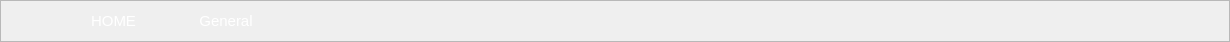
         <widget class="QWidget" name="scrollAreaWidgetContents_3">
          <property name="geometry">
           <rect>
            <x>0</x>
            <y>0</y>
            <width>1230</width>
            <height>42</height>
           </rect>
          </property>
          <layout class="QHBoxLayout" name="horizontalLayout_33">
           <property name="spacing">
            <number>0</number>
           </property>
           <property name="leftMargin">
            <number>0</number>
           </property>
           <property name="topMargin">
            <number>0</number>
           </property>
           <property name="rightMargin">
            <number>0</number>
           </property>
           <property name="bottomMargin">
            <number>0</number>
           </property>
           <item>
            <widget class="QFrame" name="frame_31">
             <property name="frameShape">
              <enum>QFrame::StyledPanel</enum>
             </property>
             <property name="frameShadow">
              <enum>QFrame::Raised</enum>
             </property>
             <layout class="QHBoxLayout" name="horizontalLayout_34">
              <property name="spacing">
               <number>0</number>
              </property>
              <property name="leftMargin">
               <number>0</number>
              </property>
              <property name="topMargin">
               <number>0</number>
              </property>
              <property name="rightMargin">
               <number>0</number>
              </property>
              <property name="bottomMargin">
               <number>0</number>
              </property>
              <item>
               <widget class="QPushButton" name="push_menu">
                <property name="sizePolicy">
                 <sizepolicy hsizetype="Preferred" vsizetype="Preferred">
                  <horstretch>0</horstretch>
                  <verstretch>0</verstretch>
                 </sizepolicy>
                </property>
                <property name="minimumSize">
                 <size>
                  <width>50</width>
                  <height>40</height>
                 </size>
                </property>
                <property name="maximumSize">
                 <size>
                  <width>50</width>
                  <height>40</height>
                 </size>
                </property>
                <property name="cursor">
                 <cursorShape>PointingHandCursor</cursorShape>
                </property>
                <property name="styleSheet">
                 <string notr="true">background-color: rgb(0, 0, 0);</string>
                </property>
                <property name="text">
                 <string/>
                </property>
                <property name="icon">
                 <iconset>
                  <normaloff>resources/icons/menu_white.svg</normaloff>resources/icons/menu_white.svg</iconset>
                </property>
                <property name="iconSize">
                 <size>
                  <width>22</width>
                  <height>22</height>
                 </size>
                </property>
                <property name="checkable">
                 <bool>true</bool>
                </property>
                <property name="flat">
                 <bool>true</bool>
                </property>
               </widget>
              </item>
              <item>
               <widget class="QPushButton" name="page_home">
                <property name="sizePolicy">
                 <sizepolicy hsizetype="Preferred" vsizetype="Preferred">
                  <horstretch>0</horstretch>
                  <verstretch>0</verstretch>
                 </sizepolicy>
                </property>
                <property name="minimumSize">
                 <size>
                  <width>125</width>
                  <height>40</height>
                 </size>
                </property>
                <property name="maximumSize">
                 <size>
                  <width>125</width>
                  <height>40</height>
                 </size>
                </property>
                <property name="font">
                 <font>
                  <pointsize>11</pointsize>
                 </font>
                </property>
                <property name="cursor">
                 <cursorShape>PointingHandCursor</cursorShape>
                </property>
                <property name="acceptDrops">
                 <bool>false</bool>
                </property>
                <property name="styleSheet">
                 <string notr="true">color: rgb(255, 255, 255);</string>
                </property>
                <property name="text">
                 <string>HOME</string>
                </property>
                <property name="flat">
                 <bool>true</bool>
                </property>
               </widget>
              </item>
              <item>
               <widget class="QPushButton" name="page_general">
                <property name="sizePolicy">
                 <sizepolicy hsizetype="Preferred" vsizetype="Preferred">
                  <horstretch>0</horstretch>
                  <verstretch>0</verstretch>
                 </sizepolicy>
                </property>
                <property name="minimumSize">
                 <size>
                  <width>100</width>
                  <height>40</height>
                 </size>
                </property>
                <property name="maximumSize">
                 <size>
                  <width>100</width>
                  <height>40</height>
                 </size>
                </property>
                <property name="font">
                 <font>
                  <pointsize>11</pointsize>
                 </font>
                </property>
                <property name="cursor">
                 <cursorShape>PointingHandCursor</cursorShape>
                </property>
                <property name="styleSheet">
                 <string notr="true">color: rgb(255, 255, 255);</string>
                </property>
                <property name="text">
                 <string>General</string>
                </property>
                <property name="flat">
                 <bool>true</bool>
                </property>
               </widget>
              </item>
              <item>
               <widget class="QPushButton" name="page_add">
                <property name="minimumSize">
                 <size>
                  <width>50</width>
                  <height>40</height>
                 </size>
                </property>
                <property name="maximumSize">
                 <size>
                  <width>50</width>
                  <height>40</height>
                 </size>
                </property>
                <property name="font">
                 <font>
                  <pointsize>11</pointsize>
                 </font>
                </property>
                <property name="cursor">
                 <cursorShape>PointingHandCursor</cursorShape>
                </property>
                <property name="styleSheet">
                 <string notr="true">color: rgb(255, 255, 255);
background-color: rgb(5, 5, 5);</string>
                </property>
                <property name="text">
                 <string/>
                </property>
                <property name="icon">
                 <iconset>
                  <normaloff>resources/icons/add.svg</normaloff>resources/icons/add.svg</iconset>
                </property>
                <property name="iconSize">
                 <size>
                  <width>16</width>
                  <height>16</height>
                 </size>
                </property>
                <property name="autoExclusive">
                 <bool>false</bool>
                </property>
                <property name="flat">
                 <bool>true</bool>
                </property>
               </widget>
              </item>
              <item>
               <widget class="QPushButton" name="page_add_where">
                <property name="minimumSize">
                 <size>
                  <width>50</width>
                  <height>40</height>
                 </size>
                </property>
                <property name="maximumSize">
                 <size>
                  <width>50</width>
                  <height>40</height>
                 </size>
                </property>
                <property name="font">
                 <font>
                  <pointsize>11</pointsize>
                 </font>
                </property>
                <property name="cursor">
                 <cursorShape>PointingHandCursor</cursorShape>
                </property>
                <property name="text">
                 <string/>
                </property>
                <property name="icon">
                 <iconset>
                  <normaloff>resources/icons/node-plus-fill.svg</normaloff>resources/icons/node-plus-fill.svg</iconset>
                </property>
                <property name="flat">
                 <bool>true</bool>
                </property>
               </widget>
              </item>
              <item>
               <spacer name="horizontalSpacer">
                <property name="orientation">
                 <enum>Qt::Horizontal</enum>
                </property>
                <property name="sizeHint" stdset="0">
                 <size>
                  <width>40</width>
                  <height>20</height>
                 </size>
                </property>
               </spacer>
              </item>
             </layout>
            </widget>
           </item>
          </layout>
         </widget>
